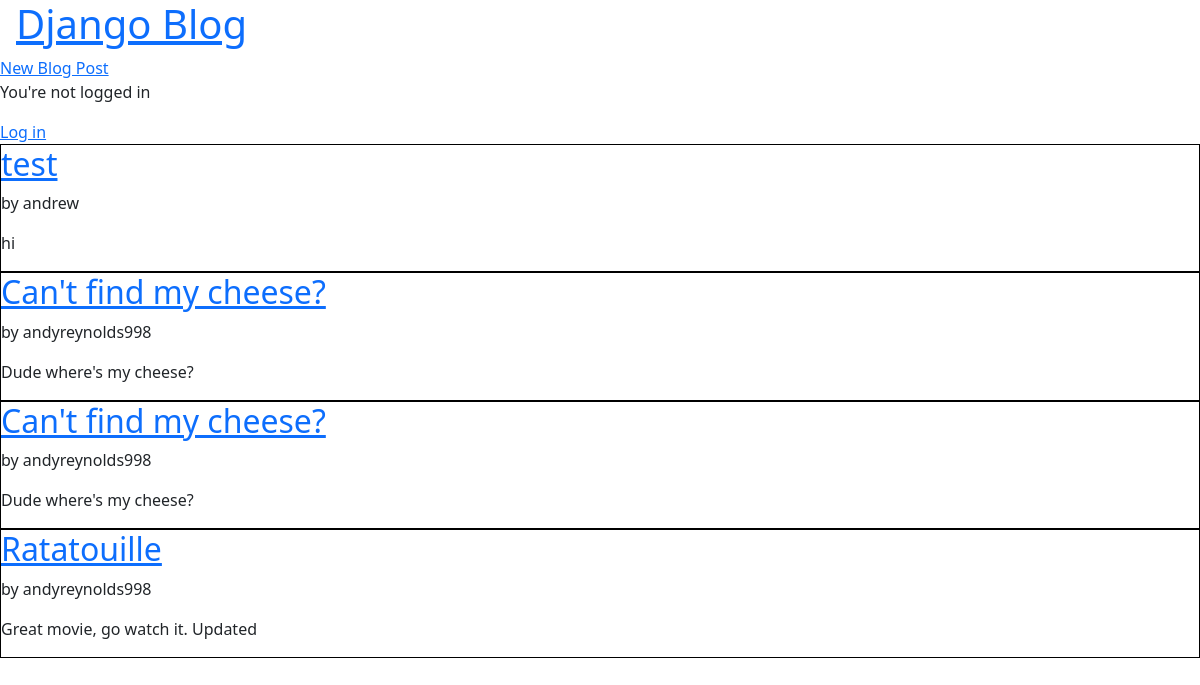
Before: / with the older database file.
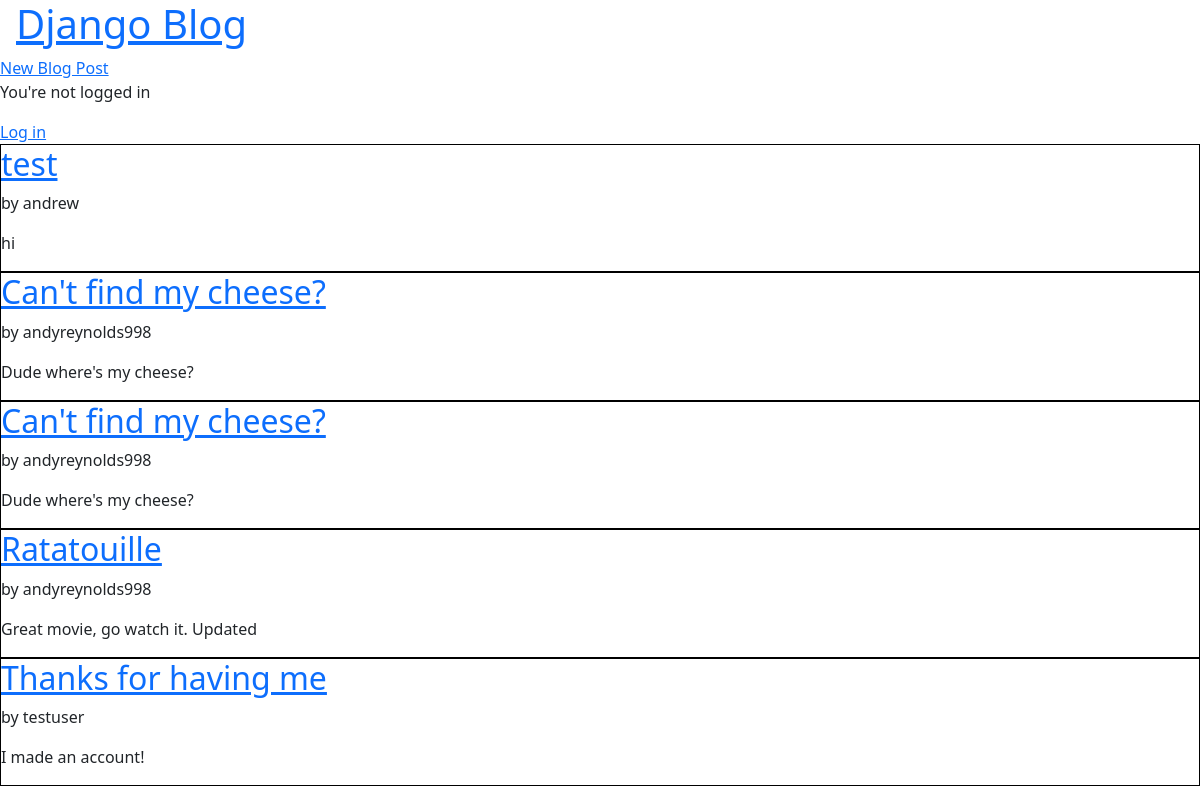
After: the same page with the newer database file.
### blog/models.py (models this page shows, shortened)
class Post(models.Model):
    title = models.CharField(max_length=200)
    author = models.ForeignKey('auth.User', on_delete=models.CASCADE)
    body = models.TextField()

### blog/views.py (the view)
# urls.py: path('', BlogListView.as_view(), name='home'),
class BlogListView(ListView):
    model = Post
    template_name = "home.html"
    context_object_name = "all_posts_list"

### templates/home.html (shortened to what this page needs)
{% extends 'base.html' %}
{% block content %}
    {% for post in all_posts_list %}
    <div class="postEntry">
        <h2>
            <a href="{% url 'post_detail' post.pk %}">{{ post.title }}</a>
        </h2>
        <p>by {{ post.author }}</p>
        <p>{{ post.body}}</p>
    </div>
    {% endfor %}
{% endblock content %}

Changed rows visible on the page:
added Post: title "Thanks for having me", author "testuser", body "I made an account!"
